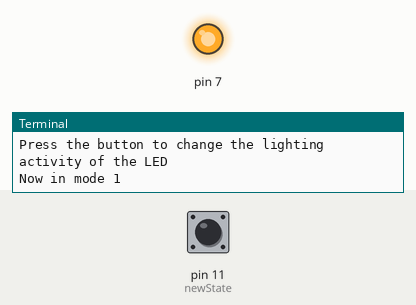
The program below on a simulated Raspberry Pi (header pin numbers). Shown: output pins drawn as LEDs (lit = HIGH), the last lines printed to the terminal. Dashed ring = blinking. The test bench sets the inputs (shaded band); at power-on: pin 11 (newState) HIGH.

Above: at 1.2 s.
1.3 s: pin 11 (newState) pulled LOW for 0.15 s
At 2.4 s:
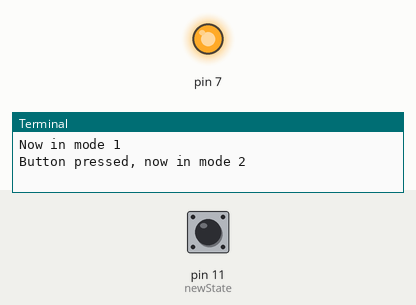
2.9 s: pin 11 (newState) pulled LOW for 1 s
At 4.0 s:
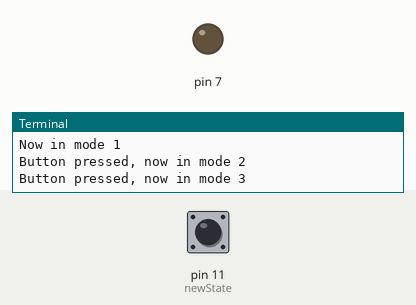
5.4 s: pin 11 (newState) pulled LOW for 3.2 s
At 5.9 s:
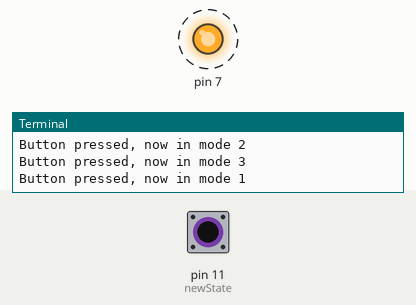
Timing chart, 0 to 16.1 s (numbered marks = the images above; inputs shaded):
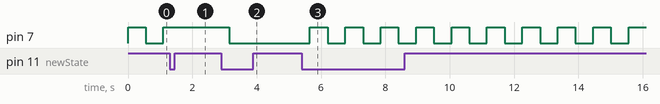

The program:

5._LED_Modes.py
```python
import  RPi.GPIO as GPIO
import time

GPIO.setmode(GPIO.BOARD)
GPIO.setup(11, GPIO.IN,pull_up_down=GPIO.PUD_UP)
GPIO.setup(7, GPIO.OUT)

blink = True
blinkCounter = 0
prevState = True
newState = True

# Mode 1: Blinking LED
# Mode 2: Steady ON LED
# Mode 3: Steady OFF LED
mode = 1 # Start the program in mode 1

try:
    print("Press the button to change the lighting activity of the LED")
    print("Now in mode 1")
    while True:
        # LED lighting based on current mode
        if mode == 1:
            GPIO.output(7, blink)
            blinkCounter += 1
            if blinkCounter > 10:
                blink = not blink    # Invert the value of blink
                blinkCounter = 0
        elif mode == 2:
            GPIO.output(7, 1)
        elif mode == 3:
            GPIO.output(7, 0)

        # Detect button push
        # GPIO.input(11) is false when button is pressed
        newState = GPIO.input(11)
        if prevState != newState:
            if not newState:
                mode += 1
                if mode > 3:
                    mode = 1
                    blink = True
                    blinkCounter = 0
                print("Button pressed, now in mode", mode)
                # Pause program while push button is in bouncing state
                time.sleep(0.2)
            prevState = newState
        time.sleep(0.05)

except:
    print("Program terminating")
    GPIO.cleanup(7)
```

Measured:
- after the input at 1.3 s, pin 7: stays HIGH (without the input it goes to LOW after 0.35 s)
- after the input at 2.9 s, pin 7: HIGH → LOW after 0.25 s
- after the input at 5.4 s, pin 7: alternates HIGH for 0.55 s and LOW for 0.55 s, starting after 0.25 s
